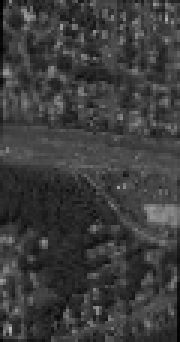
#> input picture classifier/n/-1106.jpg, 60 x 114 px, given as the content of the folder images/n_colour, which was not available (shown 3 times larger)
$ python PreprocessTrainingImages.py
#> lines starting #> are read from the running program, lines starting #| are printed output that depends on the picture; pictures that were not available may be replaced by others from this repository, and a replacement may not be noted
"""
Preprocess image folders to be used in training the classification model
- Resize each image to ensure all images have the same size
- Convert colored images to greyscale to remove excess noise
- Produce duplicate images of each img with small rotations to increase the # of training images
"""

import cv2
import os
import glob
import numpy as np

from os import listdir, makedirs
from os.path import isfile, join

# Constants
TARGET_WIDTH = 60
TARGET_HEIGHT = 114
THETAS = [-3, -1, 0, 1, 3, 177, 179, 180, 181, 183]

# Set directory paths
path = 'images/n_colour'  # Source Folder
dstpath = 'images/n'  # Destination Folder

# Helper functions


def rotate_image(image, angle):
    """
    Rotate image counterclockwise by angle (degrees).
    Finds the center of image, calculates the transformation matrix, and applies to the image
    """
    image_center = tuple(np.array(image.shape[1::-1]) / 2)
    rot_mat = cv2.getRotationMatrix2D(
        (image_center[0], image_center[1]), angle, 1.0)
    result = cv2.warpAffine(
        image, rot_mat, image.shape[1::-1], flags=cv2.INTER_LINEAR)
    return result


# create destination directory
try:
    makedirs(dstpath)
except:
    print("Directory already exist, images will be written in same folder")

# Scale and convert to B+W
files = list(filter(lambda f: isfile(join(path, f)), listdir(path)))
for image in files:
    try:
        img = cv2.imread(os.path.join(path, image))
#> img is the input picture: shape (114, 60, 3); min 0, max 185, mean 60.4

        # scale width to TARGET_WIDTH and preserve aspect ratio
        width = int(img.shape[1])
#> width = 60
        height = int(img.shape[0])
#> height = 114
        dim = (TARGET_WIDTH, TARGET_HEIGHT)
        resized = cv2.resize(img, dim)

        # crop image height to TARGET_HEIGHT
        # cropped = resized[0:TARGET_HEIGHT, 0:TARGET_WIDTH]

        # convert cropped image to greyscale
        gray = cv2.cvtColor(resized, cv2.COLOR_BGR2GRAY)

        # for each angle in theta, produce a rotated image and write it to file
        for t in THETAS:
            image_file_name = str(t) + image
            gray_rotated = rotate_image(gray, t)

            dstPath = join(dstpath, image_file_name)
            cv2.imwrite(dstPath, gray_rotated)
#> this loop made 10 passes
#> pass 1, in rotate_image, `result = cv2.warpAffine( image, rot_mat, image.shape[1::-1], flags=cv2..`:
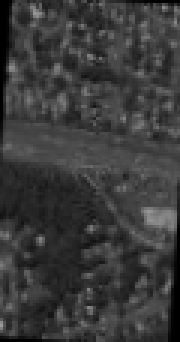
#> result: shape (114, 60) (shown 3 times larger); min 0, max 155, mean 58.4
#> pass 2, in rotate_image (call 2), `result = cv2.warpAffine( image, rot_mat, image.shape[1::-1], flags=cv2..`:
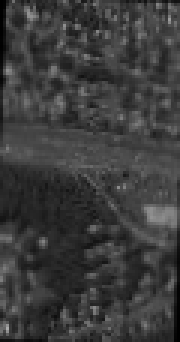
#> result: shape (114, 60) (shown 3 times larger); min 0, max 170, mean 59.8
    except:
        print("{} is not converted".format(image))

for fil in glob.glob("*.jpg"):
    try:
        image = cv2.imread(fil)
        gray_image = cv2.cvtColor(os.path.join(
            path, image), cv2.COLOR_BGR2GRAY)  # convert to greyscale
        cv2.imwrite(os.path.join(dstpath, fil), gray_image)
    except:
        print('{} is not converted')

$ run again, on classifier/n/-15.jpg
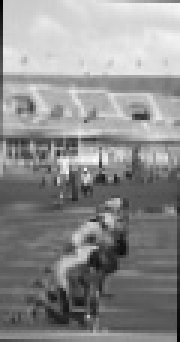
#> input picture classifier/n/-15.jpg, 60 x 114 px, given as the content of the folder images/n_colour, which was not available (shown 3 times larger)
#> img is the input picture: shape (114, 60, 3); min 1, max 253, mean 141.7
#> the loop `for t in THETAS:` made 10 passes
#> pass 1, in rotate_image, `result = cv2.warpAffine( image, rot_mat, image.shape[1::-1], flags=cv2..`:
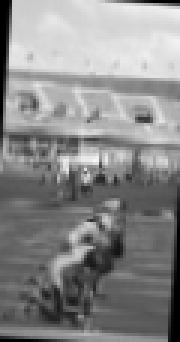
#> result: shape (114, 60) (shown 3 times larger); min 0, max 249, mean 137
#> pass 2, in rotate_image (call 2), `result = cv2.warpAffine( image, rot_mat, image.shape[1::-1], flags=cv2..`:
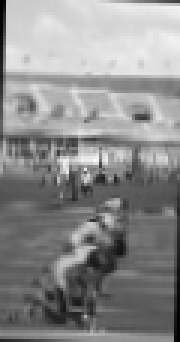
#> result: shape (114, 60) (shown 3 times larger); min 0, max 252, mean 140.1

$ run again, on classifier/n/-183.jpg
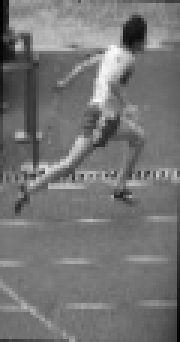
#> input picture classifier/n/-183.jpg, 60 x 114 px, given as the content of the folder images/n_colour, which was not available (shown 3 times larger)
#> img is the input picture: shape (114, 60, 3); min 0, max 249, mean 116.6
#> the loop `for t in THETAS:` made 10 passes
#> pass 1, in rotate_image, `result = cv2.warpAffine( image, rot_mat, image.shape[1::-1], flags=cv2..`:
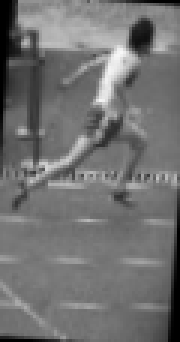
#> result: shape (114, 60) (shown 3 times larger); min 0, max 248, mean 113.2
#> pass 2, in rotate_image (call 2), `result = cv2.warpAffine( image, rot_mat, image.shape[1::-1], flags=cv2..`:
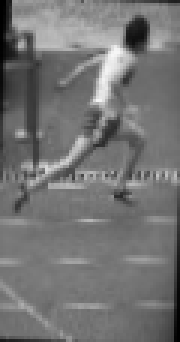
#> result: shape (114, 60) (shown 3 times larger); min 0, max 246, mean 115.4

$ run again, on classifier/n/-3112.jpg
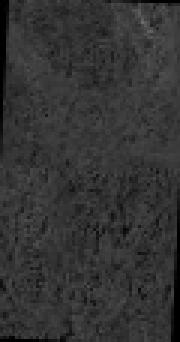
#> input picture classifier/n/-3112.jpg, 60 x 114 px, given as the content of the folder images/n_colour, which was not available (shown 3 times larger)
#> img is the input picture: shape (114, 60, 3); min 0, max 108, mean 51.4
#> the loop `for t in THETAS:` made 10 passes
#> pass 1, in rotate_image, `result = cv2.warpAffine( image, rot_mat, image.shape[1::-1], flags=cv2..`:
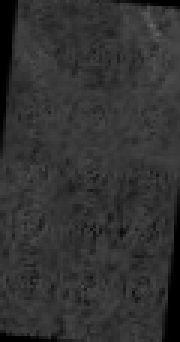
#> result: shape (114, 60) (shown 3 times larger); min 0, max 100, mean 49.9
